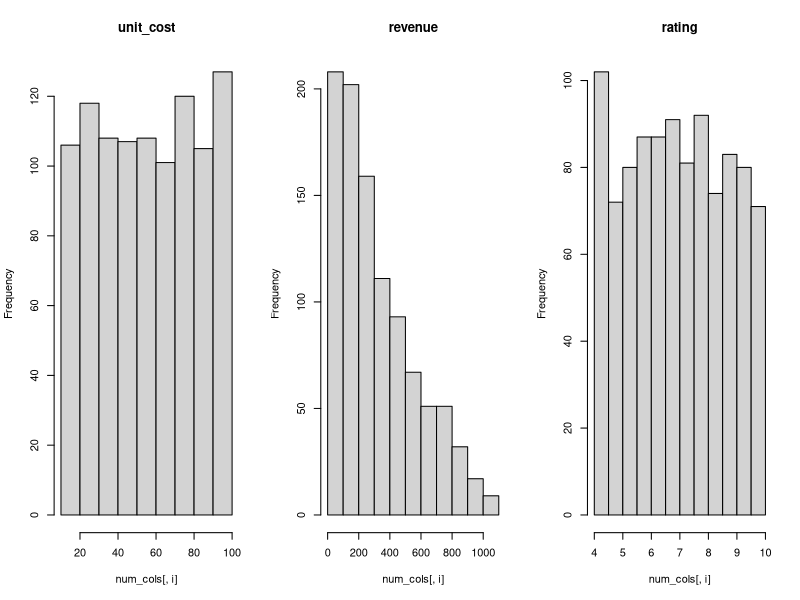
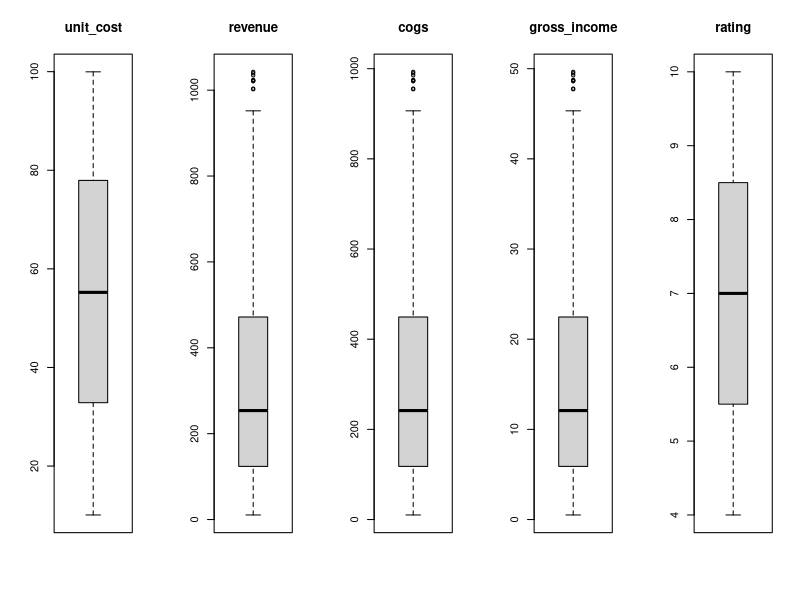
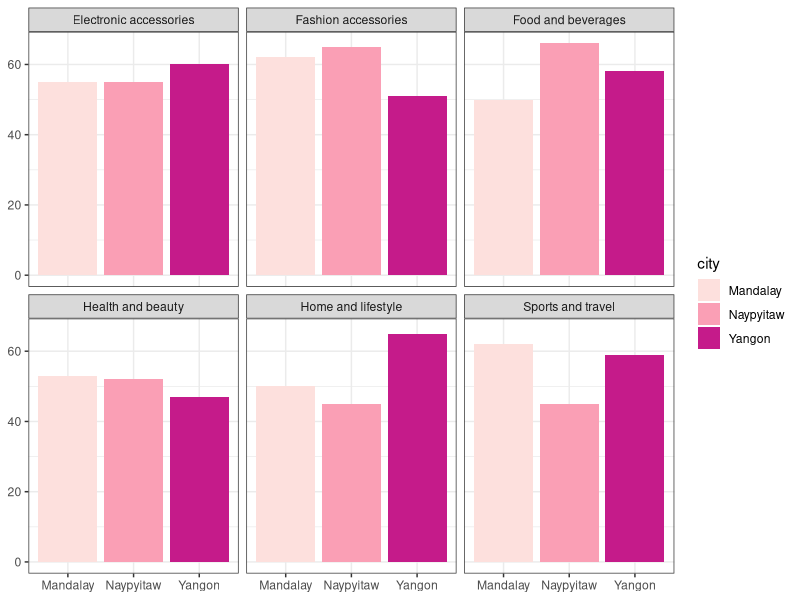
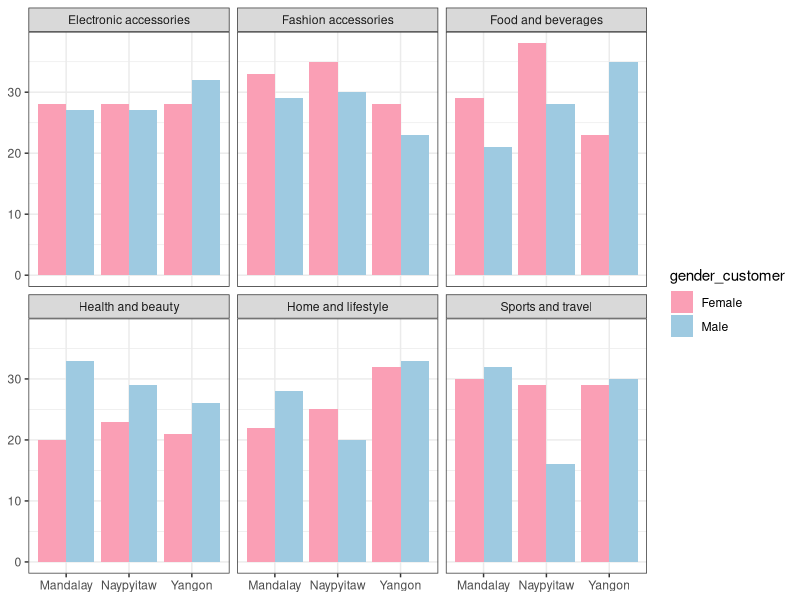
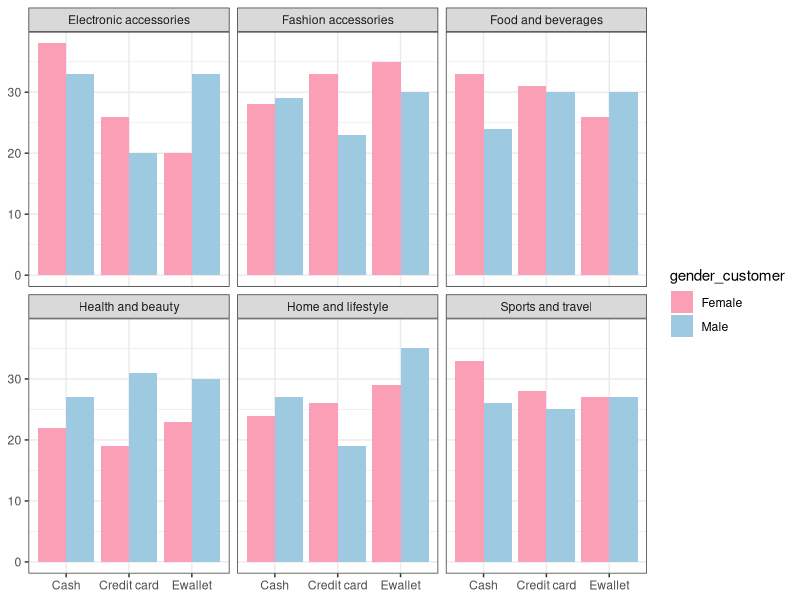

Source code (R) for these figures, in order:
## ---- chunk 1
knitr::opts_chunk$set(echo = TRUE)
## ---- chunk 2
smdata <- read.csv('data/supermarket_sales.csv')
summary(smdata)
## ---- chunk 3
num_cols = data.frame(subset(smdata, select=c(7,10,17)))
par(mfrow = c(1, 3))
invisible(lapply(1:ncol(num_cols), function(i) hist(num_cols[, i],main=names(num_cols)[i])))
## ---- chunk 4
num_cols = data.frame(subset(smdata, select=c(7,10,14,16,17)))
par(mfrow = c(1, ncol(num_cols)))
invisible(lapply(1:ncol(num_cols), function(i) boxplot(num_cols[, i],main=names(num_cols)[i])))
## ---- chunk 5
table(smdata$branch)
table(smdata$city)
table(smdata$customer_type)
table(smdata$gender_customer)
table(smdata$product_line)
table(smdata$payment_method)
## ---- chunk 6
library(ggplot2)
pink = c("#fde0dd","#fa9fb5","#c51b8a")

cpl <- ggplot(smdata) + 
  geom_bar(aes(city,fill = city)) +scale_fill_manual(values = c(pink))+
  xlab(NULL) + 
  ylab(NULL)+ facet_wrap(~product_line)+theme_bw()
cpl
## ---- chunk 7
blue = c("#deebf7","#9ecae1","#3182bd")
cgpl =  ggplot(smdata) + 
  geom_bar(mapping=aes(city,fill = gender_customer),position="dodge") +
  scale_fill_manual(values = c("#fa9fb5","#9ecae1"))+xlab(NULL) + 
  ylab(NULL)+ facet_wrap(~product_line)+theme_bw()

cgpl
## ---- chunk 8
gp = ggplot(smdata) + geom_bar(mapping=aes(payment_method,fill = gender_customer),position="dodge") +
  scale_fill_manual(values = c("#fa9fb5","#9ecae1"))+xlab(NULL) + 
  ylab(NULL)+ facet_wrap(~product_line)+theme_bw()

gp
